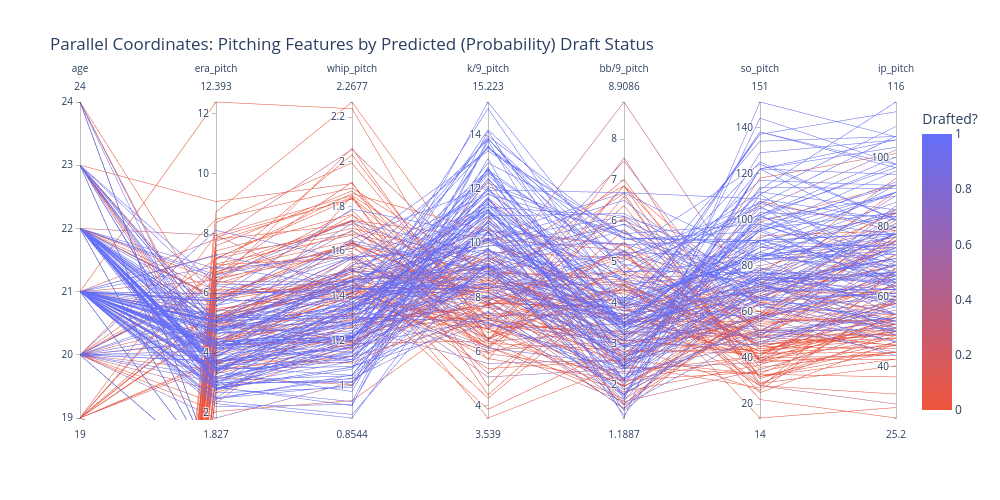

The cell this chart's notebook holds for it:
### Code cell
# Pick the features on the PCP axes
pcp_features = ['age', 'era_pitch', 'whip_pitch', 'k/9_pitch', 'bb/9_pitch', 'so_pitch', 'ip_pitch']

pcp_df = pd.DataFrame(X_test[pcp_features].values, columns=pcp_features)
pcp_df['Drafted?'] = y_proba[:len(pcp_df)]

fig = px.parallel_coordinates(
    pcp_df,
    color='Drafted?',
    dimensions=pcp_features,
    color_continuous_scale=['#EF553B', '#636EFA'],
    title='Parallel Coordinates: Pitching Features by Predicted (Probability) Draft Status'
)

fig.update_layout(width=1000, height=500)
fig.show()

### Figure 1 — Plotly figure (JSON) as saved in the notebook; plotly's stock layout.template omitted (floating-point values rounded to 4 significant figures; data arrays with more than 128 entries replaced by an {"elided": "..."} marker saying what was removed)
{"data": [{"dimensions": [{"label": "age", "values": {"elided": "576 int values"}}, {"label": "era_pitch", "values": {"elided": "576 float values"}}, {"label": "whip_pitch", "values": {"elided": "576 float values"}}, {"label": "k/9_pitch", "values": {"elided": "576 float values"}}, {"label": "bb/9_pitch", "values": {"elided": "576 float values"}}, {"label": "so_pitch", "values": {"elided": "576 int values"}}, {"label": "ip_pitch", "values": {"elided": "576 float values"}}], "domain": {"x": [0, 1], "y": [0, 1]}, "line": {"color": {"elided": "576 float values"}, "coloraxis": "coloraxis"}, "name": "", "type": "parcoords"}], "layout": {"coloraxis": {"colorbar": {"title": {"text": "Drafted?"}}, "colorscale": [[0, "#EF553B"], [1, "#636EFA"]]}, "height": 500, "legend": {"tracegroupgap": 0}, "title": {"text": "Parallel Coordinates: Pitching Features by Predicted (Probability) Draft Status"}, "width": 1000}}
